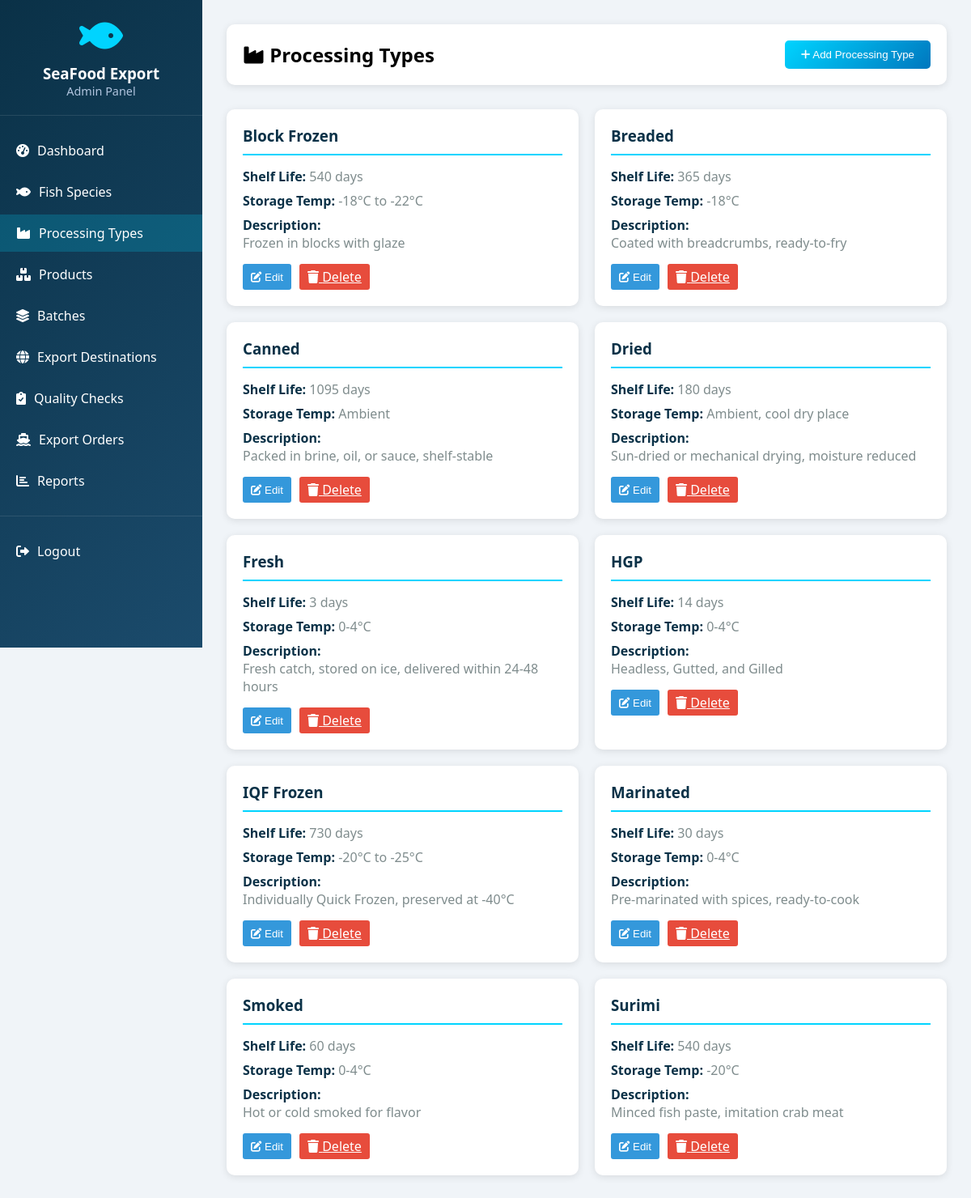
Screenshot of /admin/manage_processing.php (signed in) with the database file from the repository.
### tables this page shows
CREATE TABLE `processing_types` (
  `id` int(11) NOT NULL,
  `name` varchar(50) NOT NULL,
  `description` text DEFAULT NULL,
  `shelf_life_days` int(11) DEFAULT NULL,
  `storage_temperature` varchar(50) DEFAULT NULL,
  `created_at` timestamp NOT NULL DEFAULT current_timestamp()
);

### admin/manage_processing.php (the view, shortened to what this page needs)
<?php
require_once '../includes/auth.php';
$processing = mysqli_query($conn, "SELECT * FROM processing_types ORDER BY name");
?>
<!DOCTYPE html>
<html lang="en">
<head>
    <link rel="stylesheet" href="https://cdnjs.cloudflare.com/ajax/libs/font-awesome/6.0.0/css/all.min.css">
</head>
<body>
    <?php include '../includes/sidebar.php'; ?>
    <div class="main-content">
        <div class="page-header">
            <h2><i class="fas fa-industry"></i> Processing Types</h2>
            <button class="btn-add" onclick="openAddModal()">
                <i class="fas fa-plus"></i> Add Processing Type
            </button>
        </div>
        <div class="processing-grid">
            <?php while ($row = mysqli_fetch_assoc($processing)): ?>
                <div class="processing-card">
                    <div class="processing-header">
                        <h3><?php echo $row['name']; ?></h3>
                    </div>
                    <div class="details">
                        <div class="detail-item">
                            <strong>Shelf Life:</strong> <?php echo $row['shelf_life_days']; ?> days
                        </div>
                        <div class="detail-item">
                            <strong>Storage Temp:</strong> <?php echo $row['storage_temperature']; ?>
                        </div>
                        <?php if ($row['description']): ?>
                            <div class="detail-item">
                                <strong>Description:</strong><br>
                                <?php echo $row['description']; ?>
                            </div>
                        <?php endif; ?>
                    </div>
                    <div class="actions">
                        <button class="btn-edit" onclick="openEditModal(<?php echo htmlspecialchars(json_encode($row)); ?>)">
                            <i class="fas fa-edit"></i> Edit
                        </button>
                        <a href="?delete=<?php echo $row['id']; ?>" class="btn-delete" onclick="return confirm('Delete this processing type?')">
                            <i class="fas fa-trash"></i> Delete
                        </a>
                    </div>
                </div>
            <?php endwhile; ?>
        </div>
    </div>
</body>
</html>

### admin/manage_processing.php (style rules this page uses)
* { margin: 0; padding: 0; box-sizing: border-box; }
body { font-family: 'Segoe UI', sans-serif; background: #f0f4f8; }
.main-content { flex: 1; margin-left: 250px; padding: 30px; }
.page-header { display: flex; justify-content: space-between; align-items: center; margin-bottom: 30px; padding: 20px; background: white; border-radius: 10px; box-shadow: 0 2px 10px rgba(0,0,0,0.1); }
.btn-add { background: linear-gradient(135deg, #00d4ff, #0077be); color: white; padding: 10px 20px; border: none; border-radius: 5px; cursor: pointer; }
.processing-grid { display: grid; grid-template-columns: repeat(auto-fill, minmax(300px, 1fr)); gap: 20px; }
.processing-card { background: white; padding: 20px; border-radius: 10px; box-shadow: 0 2px 10px rgba(0,0,0,0.1); }
.processing-header { display: flex; justify-content: space-between; align-items: center; margin-bottom: 15px; padding-bottom: 10px; border-bottom: 2px solid #00d4ff; }
.processing-header h3 { color: #0a3147; margin: 0; }
.details { margin-bottom: 15px; }
.detail-item { margin-bottom: 8px; color: #7f8c8d; }
.detail-item strong { color: #0a3147; }
.actions { display: flex; gap: 10px; }
.btn-edit, .btn-delete { padding: 5px 10px; border: none; border-radius: 3px; cursor: pointer; }
.btn-edit { background: #3498db; color: white; }
.btn-delete { background: #e74c3c; color: white; }

### rows the page displays
processing_types: name "Block Frozen", shelf_life_days "540", storage_temperature "-18°C to -22°C", description "Frozen in blocks with glaze"
processing_types: name "Breaded", shelf_life_days "365", storage_temperature "-18°C", description "Coated with breadcrumbs, ready-to-fry"
processing_types: name "Canned", shelf_life_days "1095", storage_temperature "Ambient", description "Packed in brine, oil, or sauce, shelf-stable"
processing_types: name "Dried", shelf_life_days "180", storage_temperature "Ambient, cool dry place", description "Sun-dried or mechanical drying, moisture reduced"
processing_types: name "Fresh", shelf_life_days "3", storage_temperature "0-4°C", description "Fresh catch, stored on ice, delivered within 24-48 hours"
processing_types: name "HGP", shelf_life_days "14", storage_temperature "0-4°C", description "Headless, Gutted, and Gilled"
processing_types: name "IQF Frozen", shelf_life_days "730", storage_temperature "-20°C to -25°C", description "Individually Quick Frozen, preserved at -40°C"
processing_types: name "Marinated", shelf_life_days "30", storage_temperature "0-4°C", description "Pre-marinated with spices, ready-to-cook"
processing_types: name "Smoked", shelf_life_days "60", storage_temperature "0-4°C", description "Hot or cold smoked for flavor"
processing_types: name "Surimi", shelf_life_days "540", storage_temperature "-20°C", description "Minced fish paste, imitation crab meat"
